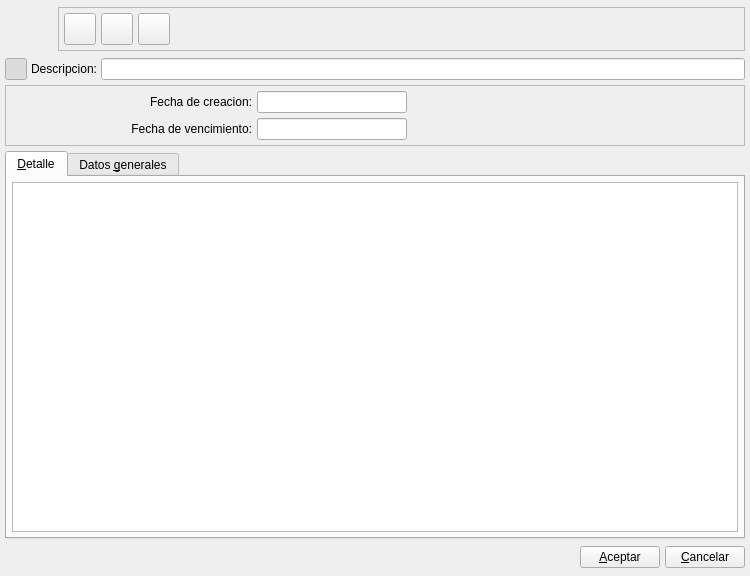
<?xml version="1.0" encoding="UTF-8"?>
<ui version="4.0">
 <author>Alvaro de Miguel</author>
 <class>PresupuestoContableBase</class>
 <widget class="QWidget" name="PresupuestoContableBase">
  <property name="geometry">
   <rect>
    <x>0</x>
    <y>0</y>
    <width>750</width>
    <height>576</height>
   </rect>
  </property>
  <property name="sizePolicy">
   <sizepolicy hsizetype="Preferred" vsizetype="Preferred">
    <horstretch>0</horstretch>
    <verstretch>0</verstretch>
   </sizepolicy>
  </property>
  <property name="windowTitle">
   <string>Nuevo presupuesto a cliente</string>
  </property>
  <property name="windowIcon">
   <iconset resource="../../../bulmages.qrc">
    <normaloff>:/Images/account.png</normaloff>:/Images/account.png</iconset>
  </property>
  <layout class="QGridLayout">
   <property name="margin">
    <number>5</number>
   </property>
   <property name="spacing">
    <number>5</number>
   </property>
   <item row="0" column="0" colspan="2">
    <layout class="QHBoxLayout">
     <property name="spacing">
      <number>5</number>
     </property>
     <property name="margin">
      <number>0</number>
     </property>
     <item>
      <widget class="QLabel" name="pixmapLabel1">
       <property name="minimumSize">
        <size>
         <width>48</width>
         <height>48</height>
        </size>
       </property>
       <property name="maximumSize">
        <size>
         <width>48</width>
         <height>48</height>
        </size>
       </property>
       <property name="pixmap">
        <pixmap resource="../../../bulmages.qrc">:/Images/account.png</pixmap>
       </property>
       <property name="scaledContents">
        <bool>true</bool>
       </property>
      </widget>
     </item>
     <item>
      <widget class="QFrame" name="frame_2">
       <property name="sizePolicy">
        <sizepolicy hsizetype="Expanding" vsizetype="Fixed">
         <horstretch>0</horstretch>
         <verstretch>0</verstretch>
        </sizepolicy>
       </property>
       <property name="frameShape">
        <enum>QFrame::StyledPanel</enum>
       </property>
       <property name="frameShadow">
        <enum>QFrame::Raised</enum>
       </property>
       <layout class="QHBoxLayout">
        <property name="spacing">
         <number>5</number>
        </property>
        <property name="margin">
         <number>5</number>
        </property>
        <item>
         <widget class="QToolButton" name="mui_guardar">
          <property name="minimumSize">
           <size>
            <width>32</width>
            <height>32</height>
           </size>
          </property>
          <property name="maximumSize">
           <size>
            <width>32</width>
            <height>32</height>
           </size>
          </property>
          <property name="toolTip">
           <string>Guardar presupuesto</string>
          </property>
          <property name="whatsThis">
           <string>Guardar presupuesto</string>
          </property>
          <property name="text">
           <string/>
          </property>
          <property name="icon">
           <iconset resource="../../../bulmages.qrc">
            <normaloff>:/Images/edit-save.png</normaloff>:/Images/edit-save.png</iconset>
          </property>
          <property name="iconSize">
           <size>
            <width>32</width>
            <height>32</height>
           </size>
          </property>
          <property name="shortcut">
           <string>Ctrl+S</string>
          </property>
         </widget>
        </item>
        <item>
         <widget class="QToolButton" name="mui_borrar">
          <property name="minimumSize">
           <size>
            <width>32</width>
            <height>32</height>
           </size>
          </property>
          <property name="maximumSize">
           <size>
            <width>32</width>
            <height>32</height>
           </size>
          </property>
          <property name="toolTip">
           <string>Borrar presupuesto</string>
          </property>
          <property name="whatsThis">
           <string>Borrar presupuesto</string>
          </property>
          <property name="text">
           <string/>
          </property>
          <property name="icon">
           <iconset resource="../../../bulmages.qrc">
            <normaloff>:/Images/edit-delete.png</normaloff>:/Images/edit-delete.png</iconset>
          </property>
          <property name="iconSize">
           <size>
            <width>32</width>
            <height>32</height>
           </size>
          </property>
          <property name="shortcut">
           <string>Ctrl+D</string>
          </property>
         </widget>
        </item>
        <item>
         <widget class="QToolButton" name="mui_imprimir">
          <property name="minimumSize">
           <size>
            <width>32</width>
            <height>32</height>
           </size>
          </property>
          <property name="maximumSize">
           <size>
            <width>32</width>
            <height>32</height>
           </size>
          </property>
          <property name="toolTip">
           <string>Imprimir presupuesto</string>
          </property>
          <property name="whatsThis">
           <string>Imprimir presupuesto</string>
          </property>
          <property name="text">
           <string/>
          </property>
          <property name="icon">
           <iconset resource="../../../bulmages.qrc">
            <normaloff>:/Images/document-print.png</normaloff>:/Images/document-print.png</iconset>
          </property>
          <property name="iconSize">
           <size>
            <width>32</width>
            <height>32</height>
           </size>
          </property>
          <property name="shortcut">
           <string>Ctrl+P</string>
          </property>
         </widget>
        </item>
        <item>
         <spacer>
          <property name="orientation">
           <enum>Qt::Horizontal</enum>
          </property>
          <property name="sizeType">
           <enum>QSizePolicy::Expanding</enum>
          </property>
          <property name="sizeHint" stdset="0">
           <size>
            <width>16</width>
            <height>21</height>
           </size>
          </property>
         </spacer>
        </item>
        <item>
         <widget class="QFrame" name="mui_plugbotones">
          <property name="sizePolicy">
           <sizepolicy hsizetype="Expanding" vsizetype="Preferred">
            <horstretch>0</horstretch>
            <verstretch>0</verstretch>
           </sizepolicy>
          </property>
          <property name="frameShape">
           <enum>QFrame::NoFrame</enum>
          </property>
          <property name="frameShadow">
           <enum>QFrame::Plain</enum>
          </property>
          <property name="lineWidth">
           <number>0</number>
          </property>
         </widget>
        </item>
        <item>
         <spacer>
          <property name="orientation">
           <enum>Qt::Horizontal</enum>
          </property>
          <property name="sizeType">
           <enum>QSizePolicy::Expanding</enum>
          </property>
          <property name="sizeHint" stdset="0">
           <size>
            <width>71</width>
            <height>21</height>
           </size>
          </property>
         </spacer>
        </item>
       </layout>
      </widget>
     </item>
    </layout>
   </item>
   <item row="1" column="0" colspan="2">
    <layout class="QHBoxLayout">
     <item>
      <widget class="QToolButton" name="mui_detalles">
       <property name="minimumSize">
        <size>
         <width>22</width>
         <height>22</height>
        </size>
       </property>
       <property name="maximumSize">
        <size>
         <width>22</width>
         <height>22</height>
        </size>
       </property>
       <property name="toolTip">
        <string>Mostrar/Ocultar cabecera</string>
       </property>
       <property name="whatsThis">
        <string>Mostrar/Ocultar cabecera</string>
       </property>
       <property name="text">
        <string/>
       </property>
       <property name="icon">
        <iconset resource="../../../bulmages.qrc">
         <normaloff>:/Images/document-open.png</normaloff>:/Images/document-open.png</iconset>
       </property>
       <property name="iconSize">
        <size>
         <width>32</width>
         <height>32</height>
        </size>
       </property>
       <property name="shortcut">
        <string>Ctrl+G</string>
       </property>
       <property name="checkable">
        <bool>true</bool>
       </property>
       <property name="checked">
        <bool>true</bool>
       </property>
      </widget>
     </item>
     <item>
      <widget class="QLabel" name="label8">
       <property name="sizePolicy">
        <sizepolicy hsizetype="Preferred" vsizetype="Fixed">
         <horstretch>0</horstretch>
         <verstretch>0</verstretch>
        </sizepolicy>
       </property>
       <property name="text">
        <string>Descripcion:</string>
       </property>
       <property name="alignment">
        <set>Qt::AlignRight|Qt::AlignTrailing|Qt::AlignVCenter</set>
       </property>
       <property name="buddy">
        <cstring>mui_descpresupuesto</cstring>
       </property>
      </widget>
     </item>
     <item>
      <widget class="QLineEdit" name="mui_descpresupuesto">
       <property name="sizePolicy">
        <sizepolicy hsizetype="Expanding" vsizetype="Preferred">
         <horstretch>0</horstretch>
         <verstretch>0</verstretch>
        </sizepolicy>
       </property>
       <property name="maxLength">
        <number>150</number>
       </property>
      </widget>
     </item>
    </layout>
   </item>
   <item row="2" column="0" colspan="2">
    <widget class="QFrame" name="frame">
     <property name="sizePolicy">
      <sizepolicy hsizetype="Expanding" vsizetype="Preferred">
       <horstretch>0</horstretch>
       <verstretch>0</verstretch>
      </sizepolicy>
     </property>
     <property name="minimumSize">
      <size>
       <width>0</width>
       <height>0</height>
      </size>
     </property>
     <property name="frameShape">
      <enum>QFrame::StyledPanel</enum>
     </property>
     <property name="frameShadow">
      <enum>QFrame::Raised</enum>
     </property>
     <layout class="QGridLayout">
      <property name="margin">
       <number>5</number>
      </property>
      <property name="spacing">
       <number>5</number>
      </property>
      <item row="0" column="0">
       <widget class="QLabel" name="label15">
        <property name="sizePolicy">
         <sizepolicy hsizetype="Preferred" vsizetype="Fixed">
          <horstretch>0</horstretch>
          <verstretch>0</verstretch>
         </sizepolicy>
        </property>
        <property name="text">
         <string>Fecha de creacion:</string>
        </property>
        <property name="alignment">
         <set>Qt::AlignRight|Qt::AlignTrailing|Qt::AlignVCenter</set>
        </property>
        <property name="buddy">
         <cstring>mui_fpresupuesto</cstring>
        </property>
       </widget>
      </item>
      <item row="0" column="1" colspan="2">
       <widget class="BlDateSearch" name="mui_fpresupuesto">
        <property name="minimumSize">
         <size>
          <width>150</width>
          <height>0</height>
         </size>
        </property>
        <property name="maximumSize">
         <size>
          <width>150</width>
          <height>16777215</height>
         </size>
        </property>
       </widget>
      </item>
      <item row="1" column="0">
       <widget class="QLabel" name="label11">
        <property name="sizePolicy">
         <sizepolicy hsizetype="Preferred" vsizetype="Fixed">
          <horstretch>0</horstretch>
          <verstretch>0</verstretch>
         </sizepolicy>
        </property>
        <property name="text">
         <string>Fecha de vencimiento:</string>
        </property>
        <property name="alignment">
         <set>Qt::AlignRight|Qt::AlignTrailing|Qt::AlignVCenter</set>
        </property>
        <property name="buddy">
         <cstring>mui_vencpresupuesto</cstring>
        </property>
       </widget>
      </item>
      <item row="1" column="1" colspan="2">
       <widget class="BlDateSearch" name="mui_vencpresupuesto">
        <property name="minimumSize">
         <size>
          <width>150</width>
          <height>0</height>
         </size>
        </property>
        <property name="maximumSize">
         <size>
          <width>150</width>
          <height>16777215</height>
         </size>
        </property>
       </widget>
      </item>
     </layout>
    </widget>
   </item>
   <item row="3" column="0" colspan="2">
    <widget class="QTabWidget" name="m_general">
     <property name="sizePolicy">
      <sizepolicy hsizetype="Expanding" vsizetype="Expanding">
       <horstretch>0</horstretch>
       <verstretch>0</verstretch>
      </sizepolicy>
     </property>
     <property name="currentIndex">
      <number>0</number>
     </property>
     <widget class="QWidget" name="tab1">
      <attribute name="title">
       <string>&amp;Detalle</string>
      </attribute>
      <layout class="QVBoxLayout">
       <property name="spacing">
        <number>5</number>
       </property>
       <property name="margin">
        <number>5</number>
       </property>
       <item>
        <widget class="BfSubForm" name="mui_list"/>
       </item>
      </layout>
     </widget>
     <widget class="QWidget" name="tab3">
      <attribute name="title">
       <string>Datos &amp;generales</string>
      </attribute>
      <layout class="QHBoxLayout">
       <property name="spacing">
        <number>5</number>
       </property>
       <property name="margin">
        <number>5</number>
       </property>
       <item>
        <widget class="QTextEdit" name="mui_comentpresupuesto">
         <property name="sizePolicy">
          <sizepolicy hsizetype="Expanding" vsizetype="Expanding">
           <horstretch>0</horstretch>
           <verstretch>0</verstretch>
          </sizepolicy>
         </property>
         <property name="tabChangesFocus">
          <bool>true</bool>
         </property>
        </widget>
       </item>
      </layout>
     </widget>
    </widget>
   </item>
   <item row="4" column="0" colspan="2">
    <layout class="QHBoxLayout">
     <property name="spacing">
      <number>5</number>
     </property>
     <property name="margin">
      <number>0</number>
     </property>
     <item>
      <spacer>
       <property name="orientation">
        <enum>Qt::Horizontal</enum>
       </property>
       <property name="sizeHint" stdset="0">
        <size>
         <width>436</width>
         <height>27</height>
        </size>
       </property>
      </spacer>
     </item>
     <item>
      <widget class="QPushButton" name="mui_aceptar">
       <property name="text">
        <string>&amp;Aceptar</string>
       </property>
      </widget>
     </item>
     <item>
      <widget class="QPushButton" name="mui_cancelar">
       <property name="text">
        <string>&amp;Cancelar</string>
       </property>
      </widget>
     </item>
    </layout>
   </item>
  </layout>
 </widget>
 <layoutdefault spacing="4" margin="3"/>
 <customwidgets>
  <customwidget>
   <class>BlDateSearch</class>
   <extends>QLineEdit</extends>
   <header>../../bulmalib/src/bldatesearch.h</header>
  </customwidget>
  <customwidget>
   <class>BfSubForm</class>
   <extends>QTableWidget</extends>
   <header>bfsubform.h</header>
  </customwidget>
 </customwidgets>
 <tabstops>
  <tabstop>mui_guardar</tabstop>
  <tabstop>mui_borrar</tabstop>
  <tabstop>mui_imprimir</tabstop>
  <tabstop>mui_detalles</tabstop>
  <tabstop>mui_descpresupuesto</tabstop>
  <tabstop>mui_fpresupuesto</tabstop>
  <tabstop>mui_vencpresupuesto</tabstop>
  <tabstop>m_general</tabstop>
  <tabstop>mui_aceptar</tabstop>
  <tabstop>mui_cancelar</tabstop>
  <tabstop>mui_comentpresupuesto</tabstop>
 </tabstops>
 <resources>
  <include location="../../../bulmages.qrc"/>
 </resources>
 <connections>
  <connection>
   <sender>mui_detalles</sender>
   <signal>toggled(bool)</signal>
   <receiver>frame</receiver>
   <slot>setShown(bool)</slot>
   <hints>
    <hint type="sourcelabel">
     <x>27</x>
     <y>83</y>
    </hint>
    <hint type="destinationlabel">
     <x>41</x>
     <y>103</y>
    </hint>
   </hints>
  </connection>
 </connections>
</ui>
